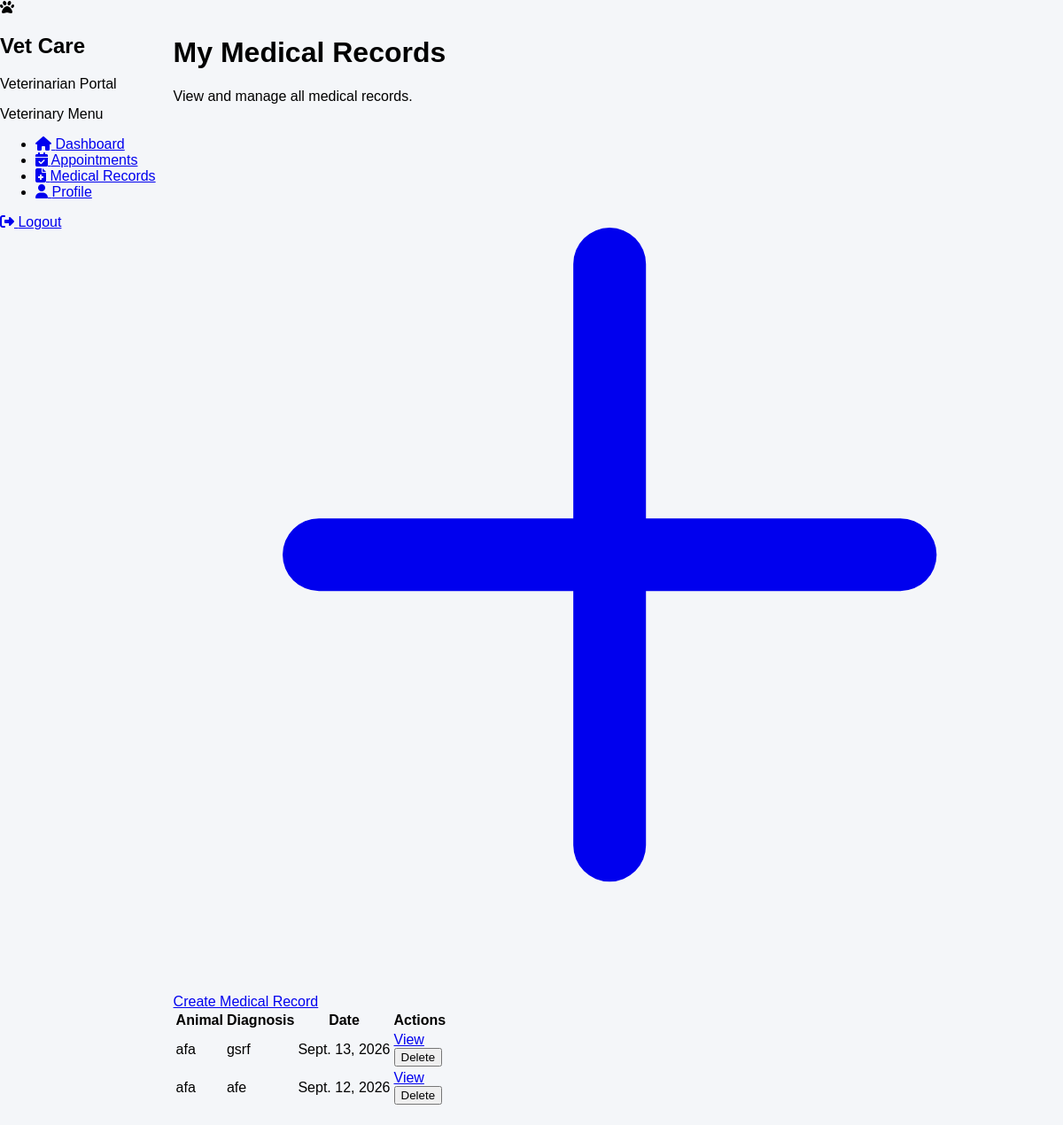
The app's page /medical/vet/my-records/ (signed in) with its own data.
### medical/models.py (models this page shows, shortened)
class MedicalRecord(models.Model):
    animal = models.ForeignKey(
        Animal,
        on_delete=models.CASCADE,
        related_name="medical_records"
    )
    veterinarian = models.ForeignKey(
        VeterinarianProfile,
        on_delete=models.SET_NULL,
        null=True,
        related_name="medical_records"
    )
    appointment = models.ForeignKey(
        "appointment.Appointment",
        on_delete=models.SET_NULL,
        null=True,
        blank=True,
        related_name="medical_records"
    )
    diagnosis = models.TextField()
    symptoms = models.TextField(
        blank=True,
        null=True
    )
    treatment = models.TextField(
        blank=True,
        null=True
    )
    notes = models.TextField(
        blank=True,
        null=True
    )
    record_date = models.DateField()
    created_at = models.DateTimeField(
        auto_now_add=True
    )
    updated_at = models.DateTimeField(
        auto_now=True
    )
    class Meta:
        ordering = ["-record_date"]
        verbose_name = "Medical Record"
        verbose_name_plural = "Medical Records"

### animal/models.py (models this page shows, shortened)
class Animal(models.Model):
    owner = models.ForeignKey(
        User,
        on_delete=models.CASCADE,
        related_name="animals",
        null=True,
        blank=True
    )
    name = models.CharField(max_length=100)
    species = models.CharField(max_length=100)
    breed = models.CharField(
        max_length=100,
        blank=True,
        null=True
    )
    age = models.PositiveIntegerField(
        blank=True,
        null=True
    )
    created_at = models.DateTimeField(
        auto_now_add=True
    )

### medical/views.py (the view)
@login_required
def vet_medical_records(request):
    vet = request.user.veterinarian_profile
    records = MedicalRecord.objects.filter(
        veterinarian=vet
    ).select_related(
        "animal",
        "appointment"
    )
    return render(
        request,
        "medical/vet_medical_records.html",
        {
            "records": records
        }
    )

### medical/templates/medical/vet_medical_records.html (shortened to what this page needs)
{% extends "base.html" %}
{% block content %}
<div class="max-w-7xl mx-auto p-6">
    <div class="flex flex-col md:flex-row md:items-center md:justify-between mb-6">
        <div>
            <h1 class="text-3xl font-bold text-slate-800">
                My Medical Records
            </h1>
            <p class="text-slate-500 mt-1">
                View and manage all medical records.
            </p>
        </div>
        <div class="mt-4 md:mt-0">
            <a href="{% url 'create-medical-record' %}"
               class="inline-flex items-center px-5 py-3 bg-emerald-600 hover:bg-emerald-700 text-white font-semibold rounded-lg shadow-md transition duration-200">
                <svg xmlns="http://www.w3.org/2000/svg"
                     class="h-5 w-5 mr-2"
                     fill="none"
                     viewBox="0 0 24 24"
                     stroke="currentColor">
                    <path stroke-linecap="round"
                          stroke-linejoin="round"
                          stroke-width="2"
                          d="M12 4v16m8-8H4" />
                </svg>
                Create Medical Record
            </a>
        </div>
    </div>
    <div class="bg-white rounded-xl shadow-lg border border-slate-200 overflow-hidden">
        <table class="w-full">
            <thead class="bg-slate-100 border-b border-slate-200">
                <tr>
                    <th class="p-4 text-left font-semibold text-slate-700">
                        Animal
                    </th>
                    <th class="p-4 text-left font-semibold text-slate-700">
                        Diagnosis
                    </th>
                    <th class="p-4 text-left font-semibold text-slate-700">
                        Date
                    </th>
                    <th class="p-4 text-center font-semibold text-slate-700">
                        Actions
                    </th>
                </tr>
            </thead>
            <tbody>
                {% for record in records %}
                <tr class="border-t border-slate-200 hover:bg-slate-50 transition">
                    <td class="p-4 font-medium text-slate-800">
                        {{ record.animal.name }}
                    </td>
                    <td class="p-4 text-slate-600">
                        {{ record.diagnosis }}
                    </td>
                    <td class="p-4 text-slate-600">
                        {{ record.record_date }}
                    </td>
                    <td class="p-4">
                        <div class="flex items-center gap-2">
                            <a href="{% url 'vet-medical-record-detail' record.id %}"
                               class="inline-flex items-center px-3 py-2 bg-blue-50 text-blue-600 rounded-lg hover:bg-blue-100 font-medium transition">
                                View
                            </a>
                            <form method="post"
                                  action="{% url 'delete-medical-record' record.id %}"
                                  onsubmit="return confirm('Are you sure you want to delete this medical record?');">
                                <button type="submit"
                                        class="inline-flex items-center px-3 py-2 bg-red-50 text-red-600 rounded-lg hover:bg-red-100 font-medium transition">
                                    Delete
                                </button>
                            </form>
                        </div>
                    </td>
                </tr>
                {% endfor %}
            </tbody>
        </table>
    </div>
</div>
{% endblock %}

### templates/base.html (style rules this page uses)
body { font-family: 'Poppins', sans-serif; display: flex; margin: 0; background-color: #f4f6f9; }

### records on screen
MedicalRecord: animal.name "afa", diagnosis "gsrf", record_date "Sept. 13, 2026"
MedicalRecord: animal.name "afa", diagnosis "afe", record_date "Sept. 12, 2026"
